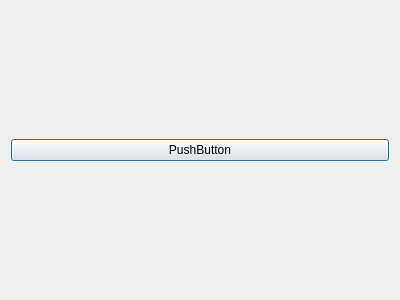
<?xml version="1.0" encoding="UTF-8"?>
<ui version="4.0">
 <class>customWidget</class>
 <widget class="QDialog" name="customWidget">
  <property name="geometry">
   <rect>
    <x>0</x>
    <y>0</y>
    <width>400</width>
    <height>300</height>
   </rect>
  </property>
  <property name="windowTitle">
   <string>customWidget</string>
  </property>
  <layout class="QVBoxLayout" name="verticalLayout_2">
   <item>
    <layout class="QVBoxLayout" name="verticalLayout">
     <item>
      <widget class="QPushButton" name="pushButton">
       <property name="text">
        <string>PushButton</string>
       </property>
      </widget>
     </item>
    </layout>
   </item>
  </layout>
 </widget>
 <resources/>
 <connections/>
</ui>
